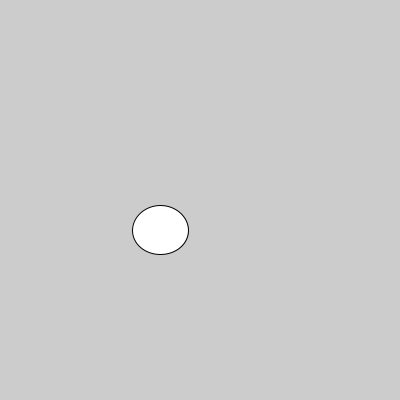
Frame 1 (no input)
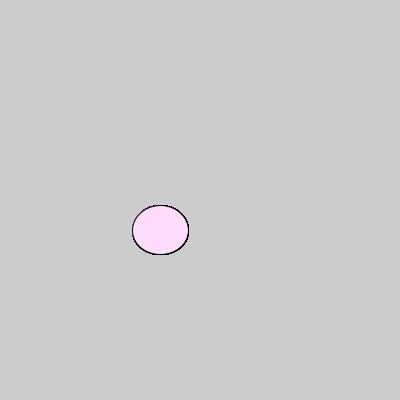
Frame 60 (the mouse pressed at the canvas centre just before this capture)
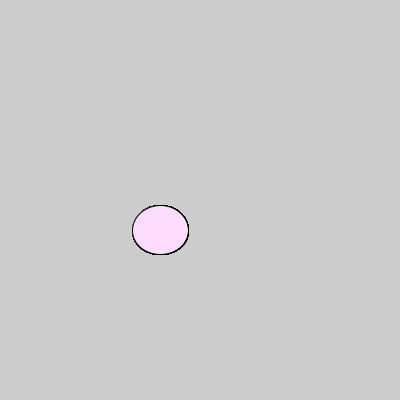
Frame 120 (the mouse held since frame 60 and released just before this capture)

The Processing sketch that drew these frames (run headless with seeded random() and noise(); from frame 60 on, the mouse is pressed at the canvas centre):

// Processing sketch: processing_176241
// ── processing_176241.pde

void setup(){
size (400,400);
}
void draw(){
ellipse(160,230,56,49);
fill(253,220,251,254);
}
